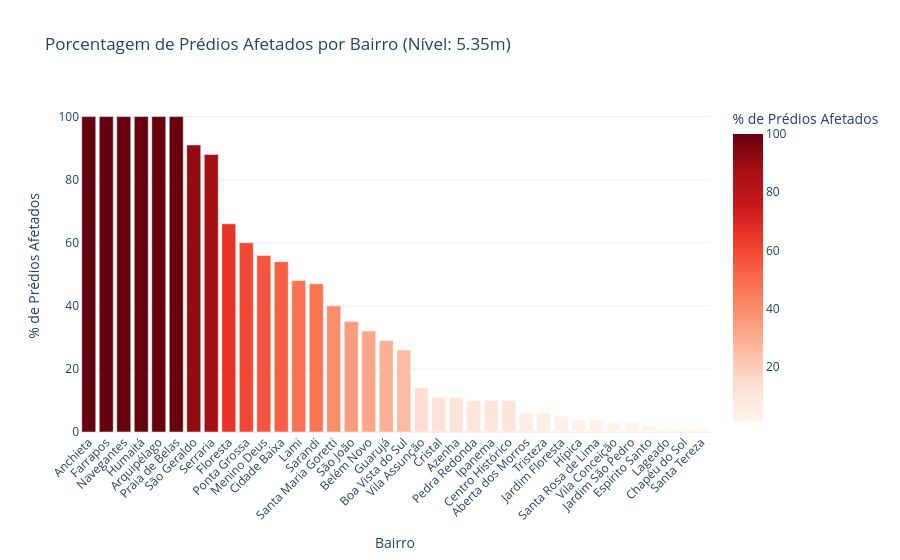

Notebook code cell kept with this figure:
### Markdown cell above
### Gráfico 2 (Tela 1): Porcentagem de Prédios Afetados por Bairro
**Requisito:** Um gráfico com a porcentagem de prédios afetados em cada bairro atingido (simulando um filtro fixo para 5,35m).

### Code cell
nivel_selecionado = 5.35
df_nivel = df.iloc[(df['nivel_m'] - nivel_selecionado).abs().argsort()[:len(df['bairro'].unique())]]
df_nivel = df_nivel[df_nivel['percentage'] > 0].sort_values('percentage', ascending=False)

fig2 = px.bar(df_nivel, x='bairro', y='percentage', 
              title=f'Porcentagem de Prédios Afetados por Bairro (Nível: {nivel_selecionado}m)',
              labels={'percentage': '% de Prédios Afetados', 'bairro': 'Bairro'},
              color='percentage', color_continuous_scale='Reds')

fig2.update_layout(xaxis_tickangle=-45)
fig2.show()

# Este gráfico exibe a proporção de danos na infraestrutura de cada localidade atingida. 
# O gradiente de cor reforça a intensidade do impacto e orienta onde a mancha está mais agressiva.

### Figure 1 — Plotly figure (JSON) as saved in the notebook; plotly's stock layout.template omitted (floating-point values rounded to 4 significant figures)
{"data": [{"hovertemplate": "Bairro=%{x}<br>% de Prédios Afetados=%{marker.color}<extra></extra>", "legendgroup": "", "marker": {"color": [100, 100, 100, 100, 100, 100, 91, 88, 66, 60, 56, 54, 48, 47, 40, 35, 32, 29, 26, 14, 11, 11, 10, 10, 10, 6, 6, 5, 4, 4, 3, 3, 2, 1, 1, 1], "coloraxis": "coloraxis", "pattern": {"shape": ""}}, "name": "", "orientation": "v", "showlegend": false, "textposition": "auto", "type": "bar", "x": ["Anchieta", "Farrapos", "Navegantes", "Humaitá", "Arquipélago", "Praia de Belas", "São Geraldo", "Serraria", "Floresta", "Ponta Grossa", "Menino Deus", "Cidade Baixa", "Lami", "Sarandi", "Santa Maria Goretti", "São João", "Belém Novo", "Guarujá", "Boa Vista do Sul", "Vila Assunção", "Cristal", "Azenha", "Pedra Redonda", "Ipanema", "Centro Histórico", "Aberta dos Morros", "Tristeza", "Jardim Floresta", "Hípica", "Santa Rosa de Lima", "Vila Conceição", "Jardim São Pedro", "Espírito Santo", "Lageado", "Chapéu do Sol", "Santa Tereza"], "xaxis": "x", "y": [100, 100, 100, 100, 100, 100, 91, 88, 66, 60, 56, 54, 48, 47, 40, 35, 32, 29, 26, 14, 11, 11, 10, 10, 10, 6, 6, 5, 4, 4, 3, 3, 2, 1, 1, 1], "yaxis": "y"}], "layout": {"barmode": "relative", "coloraxis": {"autocolorscale": false, "colorbar": {"title": {"text": "% de Prédios Afetados"}}, "colorscale": [[0, "rgb(255,245,240)"], [0.125, "rgb(254,224,210)"], [0.25, "rgb(252,187,161)"], [0.375, "rgb(252,146,114)"], [0.5, "rgb(251,106,74)"], [0.625, "rgb(239,59,44)"], [0.75, "rgb(203,24,29)"], [0.875, "rgb(165,15,21)"], [1, "rgb(103,0,13)"]]}, "legend": {"tracegroupgap": 0}, "title": {"text": "Porcentagem de Prédios Afetados por Bairro (Nível: 5.35m)"}, "xaxis": {"anchor": "y", "domain": [0, 1], "tickangle": -45, "title": {"text": "Bairro"}}, "yaxis": {"anchor": "x", "domain": [0, 1], "title": {"text": "% de Prédios Afetados"}}}}
